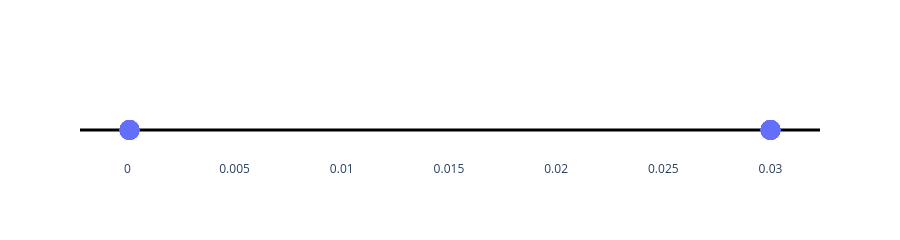
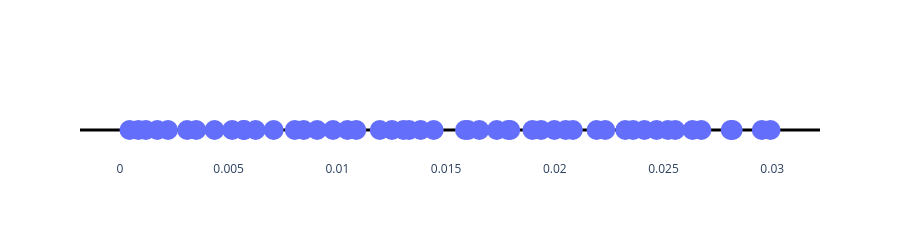

Notebook code cell kept with these figures, in order:
### Code cell
# https://community.plotly.com/t/plotting-a-simple-1d-number-line/39169/4
import plotly.graph_objects as go
fig = go.Figure()
x = three_grid["metallicity"]
fig.add_trace(go.Scatter(
    x=x, y=[0] * len(x), mode='markers', marker_size=20,
))
fig.update_xaxes(showgrid=False)
fig.update_yaxes(showgrid=False, 
                 zeroline=True, zerolinecolor='black', zerolinewidth=3,
                 showticklabels=False)
fig.update_layout(height=200, plot_bgcolor='white')
fig.show()

fig3 = go.Figure()
x3 = three_random["metallicity"]
fig3.add_trace(go.Scatter(
    x=x3, y=[0] * len(x3), mode='markers', marker_size=20,
))
fig3.update_xaxes(showgrid=False)
fig3.update_yaxes(showgrid=False, 
                 zeroline=True, zerolinecolor='black', zerolinewidth=3,
                 showticklabels=False)
fig3.update_layout(height=200, plot_bgcolor='white')
fig3.show()

fig4 = go.Figure()
x4 = three_LH["metallicity"]
fig4.add_trace(go.Scatter(
    x=x4, y=[0] * len(x4), mode='markers', marker_size=20,
))
fig4.update_xaxes(showgrid=False)
fig4.update_yaxes(showgrid=False, 
                 zeroline=True, zerolinecolor='black', zerolinewidth=3,
                 showticklabels=False)
fig4.update_layout(height=200, plot_bgcolor='white')
fig4.show()

fig2 = go.Figure()
x2 = three_sobol["metallicity"]
fig2.add_trace(go.Scatter(
    x=x2, y=[0] * len(x2), mode='markers', marker_size=20,
))
fig2.update_xaxes(showgrid=False)
fig2.update_yaxes(showgrid=False, 
                 zeroline=True, zerolinecolor='black', zerolinewidth=3,
                 showticklabels=False)
fig2.update_layout(height=200, plot_bgcolor='white')
fig2.show()

fig5 = go.Figure()
x5 = three_halton["metallicity"]
fig5.add_trace(go.Scatter(
    x=x5, y=[0] * len(x2), mode='markers', marker_size=20,
))
fig5.update_xaxes(showgrid=False)
fig5.update_yaxes(showgrid=False, 
                 zeroline=True, zerolinecolor='black', zerolinewidth=3,
                 showticklabels=False)
fig5.update_layout(height=200, plot_bgcolor='white')
fig5.show()

### Figure 1 — Plotly figure (JSON) as saved in the notebook; plotly's stock layout.template omitted (floating-point values rounded to 4 significant figures)
{"data": [{"marker": {"size": 20}, "mode": "markers", "type": "scatter", "x": [0.0001, 0.0001, 0.0001, 0.0001, 0.03, 0.03, 0.03, 0.03, 0.0001, 0.0001, 0.0001, 0.0001, 0.03, 0.03, 0.03, 0.03], "y": [0, 0, 0, 0, 0, 0, 0, 0, 0, 0, 0, 0, 0, 0, 0, 0]}], "layout": {"height": 200, "plot_bgcolor": "white", "xaxis": {"showgrid": false}, "yaxis": {"showgrid": false, "showticklabels": false, "zeroline": true, "zerolinecolor": "black", "zerolinewidth": 3}}}

### Figure 2 — Plotly figure (JSON) as saved in the notebook; plotly's stock layout.template omitted (floating-point values rounded to 4 significant figures)
{"data": [{"marker": {"size": 20}, "mode": "markers", "type": "scatter", "x": [0.02083, 0.00221, 0.01195, 0.02324, 0.02818, 0.0098, 0.00435, 0.01587, 0.01795, 0.00707, 0.00907, 0.02809, 0.02554, 0.01443, 0.00172, 0.0205, 0.01937, 0.00085, 0.0133, 0.02468, 0.02674, 0.00845, 0.00571, 0.01733, 0.01653, 0.00569, 0.01046, 0.02952, 0.02412, 0.01304, 0.00309, 0.02192, 0.02232, 0.00351, 0.01251, 0.0236, 0.02992, 0.01087, 0.00516, 0.01601, 0.01785, 0.00624, 0.00804, 0.02633, 0.0252, 0.01383, 0.00044, 0.01897, 0.01998, 0.00119], "y": [0, 0, 0, 0, 0, 0, 0, 0, 0, 0, 0, 0, 0, 0, 0, 0, 0, 0, 0, 0, 0, 0, 0, 0, 0, 0, 0, 0, 0, 0, 0, 0, 0, 0, 0, 0, 0, 0, 0, 0, 0, 0, 0, 0, 0, 0, 0, 0, 0, 0]}], "layout": {"height": 200, "plot_bgcolor": "white", "xaxis": {"showgrid": false}, "yaxis": {"showgrid": false, "showticklabels": false, "zeroline": true, "zerolinecolor": "black", "zerolinewidth": 3}}}
